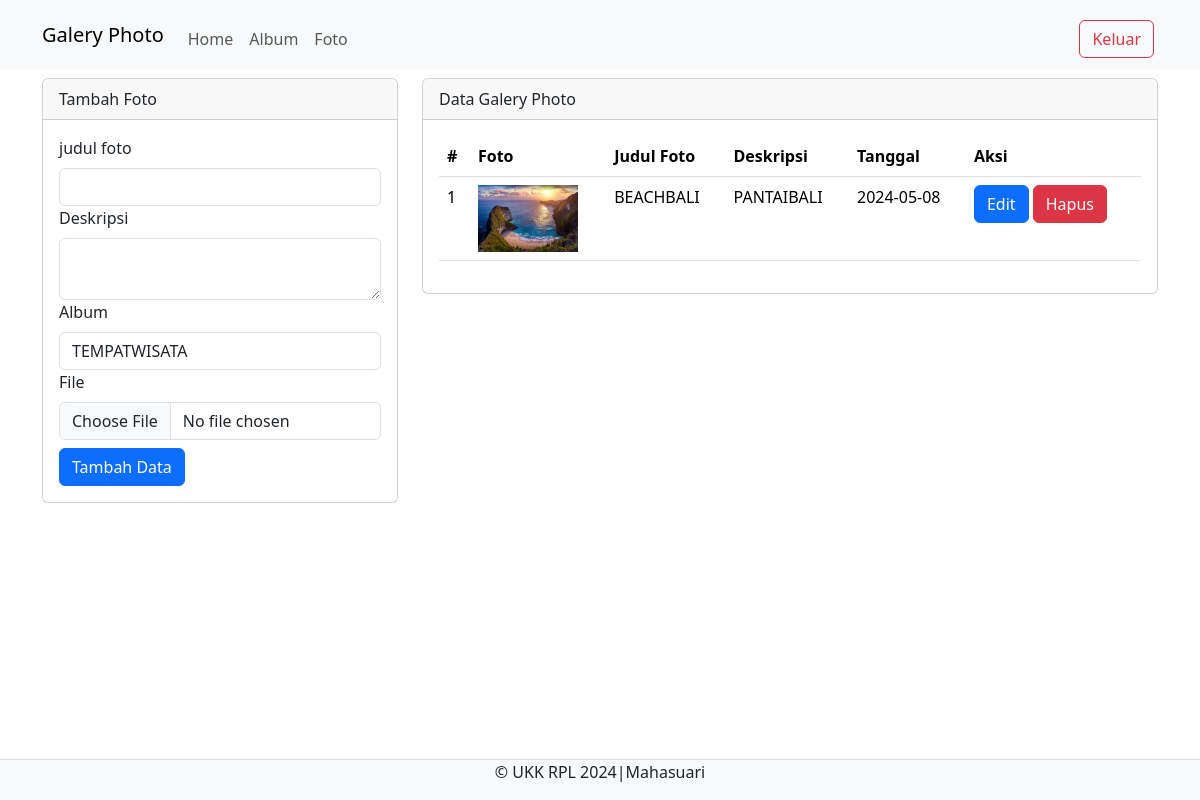
The app's page /UK_maha/admin/foto.php (signed in) with its own data.
### tables this page shows
CREATE TABLE `foto` (
  `fotoID` int(11) NOT NULL,
  `judulfoto` varchar(255) DEFAULT NULL,
  `deskripsifoto` text DEFAULT NULL,
  `tanggalunggah` date DEFAULT NULL,
  `lokasiFile` varchar(255) DEFAULT NULL,
  `albumID` int(11) DEFAULT NULL,
  `userID` int(11) DEFAULT NULL
);

### UK_maha/admin/foto.php (the view, shortened to what this page needs)
<?php
include '../config/koneksi.php';
?>
<!DOCTYPE html>
<html>
<head>
	<link rel="stylesheet" type="text/css" href="../asset/css/bootstrap.min.css">
</head>
<body>
	<nav class="navbar navbar-expand-lg bg-body-tertiary">
  <div class="container">
    <a class="navbar-brand" href="index.php">Galery Photo</a>
    <div class="collapse navbar-collapse mt-2" id="navbarNav">
      <div class="navbar-nav me-auto">
        <a href="home.php" class="nav-link">Home</a>
        <a href="album.php" class="nav-link">Album</a>
        <a href="foto.php" class="nav-link">Foto</a>
    </div>
        <a href="../config/aksi_logout.php" class="btn btn-outline-danger m-1">Keluar</a>
    </div>
  </div>
</nav>
<div class="container">
    <div class="row">
        <div class="col-md-4">
        <div class="card mt-2">
            <div class="card-header">Tambah Foto</div>
            <div class="card-body">
            <form action="../config/aksi_foto.php" method="POST" enctype="multipart/form-data">
            <label class="form-label">judul foto</label>
            <input type="text" name="judulfoto" class="form-control" required>
            <label class="form-label">Deskripsi</label>
            <textarea class="form-control" name="deskripsifoto" required></textarea>
            <label class="form-label">Album</label>
            <select class="form-control" name="albumID" required>
                <?php
                $UserID = $_SESSION['UserID'];
                $sql_album = mysqli_query($koneksi , "SELECT * FROM album WHERE UserID = '$UserID' ");
                while($data_album = mysqli_fetch_array($sql_album)){ ?>
                <option value="<?php echo $data_album['albumID'] ?>">
                    <?php echo $data_album['namaAlbum'] ?>
                </option>
                <?php } ?>
            </select>
            <label class="form-label">File</label>
            <input type="file" class="form-control" name="lokasiFile" required>
            <button type="submit" class="btn btn-primary mt-2" name="tambah">Tambah Data</button>
            </form>
            </div>
        </div>
    </div>
        <div class="col-md-8">
        <div class="card mt-2">
            <div class="card-header">Data Galery Photo</div>
            <div class="card-body">
            <table class="table">
                <thead>
                    <tr>
                        <th>#</th>
                        <th>Foto</th>
                        <th>Judul Foto</th>
                        <th>Deskripsi</th>
                        <th>Tanggal</th>
                        <th>Aksi</th>
                    </tr>
                </thead>
                <tbody>
                  <?php
                  $no = 1;
                  $UserID = $_SESSION['UserID'];
                  $sql = mysqli_query($koneksi, "SELECT * FROM foto WHERE userID ='$UserID'");
                  while ($data = mysqli_fetch_array($sql)) {
                  ?>
                    <tr>
                        <td><?php echo $no++ ?></td>
                        <td><img src="../asset/img/<?php echo $data['lokasiFile'] ?>" width="100"></td>
                        <td><?php echo $data['judulfoto'] ?></td>
                        <td><?php echo $data['deskripsifoto'] ?></td>
                        <td><?php echo $data['tanggalunggah'] ?></td>
                        <td>
<button type="button" class="btn btn-primary" data-bs-toggle="modal" data-bs-target="#Edit<?php echo $data['fotoID'] ?>">
Edit
</button>
<button type="button" class="btn btn-danger" data-bs-toggle="modal" data-bs-target="#Hapus<?php echo $data['fotoID'] ?>">
Hapus
</button>
                        </td>
                    </tr>
                    <?php }?>
                </tbody>
            </table>
            </div>
        </div>
    </div>
</div>
</div>
<footer class="d-flex justify-content-center border-top mt-3 bg-light fixed-bottom">
  <p>&copy; UKK RPL 2024|Mahasuari</p>
</footer>
</body>
</html>

### records on screen
foto: lokasiFile (picture), judulfoto "BEACHBALI", deskripsifoto "PANTAIBALI", tanggalunggah "2024-05-08"

### other values on screen
form field albumID "TEMPATWISATA"
